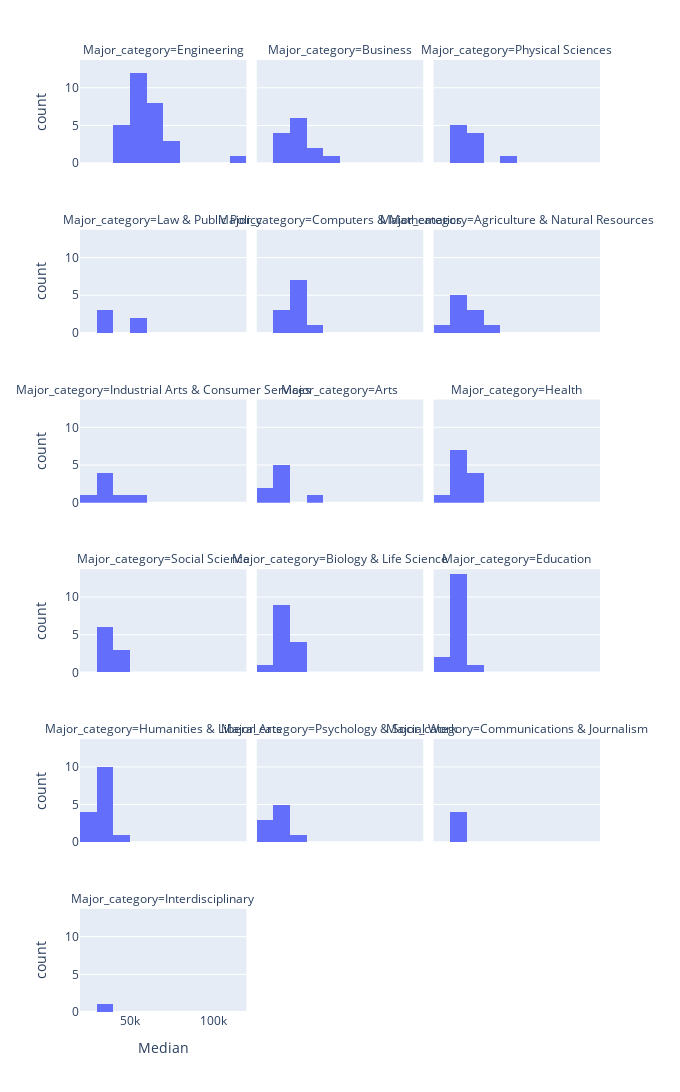

The code cell stored with this chart in its notebook:
### Code cell
#Make a histogram that explores median income for each of the major categories (facet_col).
#How did you choose your number of bins?

fig = px.histogram(DF_raw,
                  x = 'Median',
                   nbins = 15,
                  facet_col='Major_category',
                  facet_col_wrap=3)
fig.update_layout(autosize=False,
                  width=680,
                  height=1600)
                  
fig.show()

### Figure 1 — Plotly figure (JSON) as saved in the notebook; plotly's stock layout.template omitted (floating-point values rounded to 4 significant figures)
{"data": [{"alignmentgroup": "True", "bingroup": "x", "hovertemplate": "Major_category=Engineering<br>Median=%{x}<br>count=%{y}<extra></extra>", "legendgroup": "", "marker": {"color": "#636efa", "pattern": {"shape": ""}}, "name": "", "nbinsx": 15, "offsetgroup": "", "orientation": "v", "showlegend": false, "type": "histogram", "x": [110000, 75000, 73000, 70000, 65000, 65000, 60000, 60000, 60000, 60000, 60000, 60000, 58000, 57100, 57000, 56000, 54000, 52000, 52000, 50000, 50000, 50000, 50000, 50000, 46000, 44000, 40000, 40000, 40000], "xaxis": "x16", "yaxis": "y16"}, {"alignmentgroup": "True", "bingroup": "x", "hovertemplate": "Major_category=Business<br>Median=%{x}<br>count=%{y}<extra></extra>", "legendgroup": "", "marker": {"color": "#636efa", "pattern": {"shape": ""}}, "name": "", "nbinsx": 15, "offsetgroup": "", "orientation": "v", "showlegend": false, "type": "histogram", "x": [62000, 51000, 50000, 47000, 46000, 45000, 40000, 40000, 40000, 38000, 38000, 36000, 33000], "xaxis": "x17", "yaxis": "y17"}, {"alignmentgroup": "True", "bingroup": "x", "hovertemplate": "Major_category=Physical Sciences<br>Median=%{x}<br>count=%{y}<extra></extra>", "legendgroup": "", "marker": {"color": "#636efa", "pattern": {"shape": ""}}, "name": "", "nbinsx": 15, "offsetgroup": "", "orientation": "v", "showlegend": false, "type": "histogram", "x": [62000, 46000, 45000, 44700, 40000, 39000, 36200, 36000, 35000, 35000], "xaxis": "x18", "yaxis": "y18"}, {"alignmentgroup": "True", "bingroup": "x", "hovertemplate": "Major_category=Law & Public Policy<br>Median=%{x}<br>count=%{y}<extra></extra>", "legendgroup": "", "marker": {"color": "#636efa", "pattern": {"shape": ""}}, "name": "", "nbinsx": 15, "offsetgroup": "", "orientation": "v", "showlegend": false, "type": "histogram", "x": [54000, 50000, 36000, 36000, 35000], "xaxis": "x13", "yaxis": "y13"}, {"alignmentgroup": "True", "bingroup": "x", "hovertemplate": "Major_category=Computers & Mathematics<br>Median=%{x}<br>count=%{y}<extra></extra>", "legendgroup": "", "marker": {"color": "#636efa", "pattern": {"shape": ""}}, "name": "", "nbinsx": 15, "offsetgroup": "", "orientation": "v", "showlegend": false, "type": "histogram", "x": [53000, 45000, 45000, 45000, 45000, 45000, 42000, 41300, 37500, 36400, 35000], "xaxis": "x14", "yaxis": "y14"}, {"alignmentgroup": "True", "bingroup": "x", "hovertemplate": "Major_category=Agriculture & Natural Resources<br>Median=%{x}<br>count=%{y}<extra></extra>", "legendgroup": "", "marker": {"color": "#636efa", "pattern": {"shape": ""}}, "name": "", "nbinsx": 15, "offsetgroup": "", "orientation": "v", "showlegend": false, "type": "histogram", "x": [53000, 40000, 40000, 40000, 35000, 35000, 35000, 32000, 30000, 29000], "xaxis": "x15", "yaxis": "y15"}, {"alignmentgroup": "True", "bingroup": "x", "hovertemplate": "Major_category=Industrial Arts & Consumer Services<br>Median=%{x}<br>count=%{y}<extra></extra>", "legendgroup": "", "marker": {"color": "#636efa", "pattern": {"shape": ""}}, "name": "", "nbinsx": 15, "offsetgroup": "", "orientation": "v", "showlegend": false, "type": "histogram", "x": [50000, 40000, 38400, 35000, 32000, 30000, 29000], "xaxis": "x10", "yaxis": "y10"}, {"alignmentgroup": "True", "bingroup": "x", "hovertemplate": "Major_category=Arts<br>Median=%{x}<br>count=%{y}<extra></extra>", "legendgroup": "", "marker": {"color": "#636efa", "pattern": {"shape": ""}}, "name": "", "nbinsx": 15, "offsetgroup": "", "orientation": "v", "showlegend": false, "type": "histogram", "x": [50000, 35000, 32000, 31000, 30500, 30000, 29000, 27000], "xaxis": "x11", "yaxis": "y11"}, {"alignmentgroup": "True", "bingroup": "x", "hovertemplate": "Major_category=Health<br>Median=%{x}<br>count=%{y}<extra></extra>", "legendgroup": "", "marker": {"color": "#636efa", "pattern": {"shape": ""}}, "name": "", "nbinsx": 15, "offsetgroup": "", "orientation": "v", "showlegend": false, "type": "histogram", "x": [48000, 45000, 42000, 40000, 36000, 35000, 35000, 34000, 33500, 33000, 32400, 28000], "xaxis": "x12", "yaxis": "y12"}, {"alignmentgroup": "True", "bingroup": "x", "hovertemplate": "Major_category=Social Science<br>Median=%{x}<br>count=%{y}<extra></extra>", "legendgroup": "", "marker": {"color": "#636efa", "pattern": {"shape": ""}}, "name": "", "nbinsx": 15, "offsetgroup": "", "orientation": "v", "showlegend": false, "type": "histogram", "x": [47000, 40100, 40000, 38000, 38000, 35000, 33000, 33000, 32000], "xaxis": "x7", "yaxis": "y7"}, {"alignmentgroup": "True", "bingroup": "x", "hovertemplate": "Major_category=Biology & Life Science<br>Median=%{x}<br>count=%{y}<extra></extra>", "legendgroup": "", "marker": {"color": "#636efa", "pattern": {"shape": ""}}, "name": "", "nbinsx": 15, "offsetgroup": "", "orientation": "v", "showlegend": false, "type": "histogram", "x": [45000, 41000, 40000, 40000, 38000, 37400, 37000, 35600, 35000, 35000, 33500, 33400, 33000, 26000], "xaxis": "x8", "yaxis": "y8"}, {"alignmentgroup": "True", "bingroup": "x", "hovertemplate": "Major_category=Education<br>Median=%{x}<br>count=%{y}<extra></extra>", "legendgroup": "", "marker": {"color": "#636efa", "pattern": {"shape": ""}}, "name": "", "nbinsx": 15, "offsetgroup": "", "orientation": "v", "showlegend": false, "type": "histogram", "x": [41000, 35000, 34000, 34000, 34000, 34000, 33000, 33000, 32500, 32100, 32000, 32000, 31000, 30000, 28000, 22000], "xaxis": "x9", "yaxis": "y9"}, {"alignmentgroup": "True", "bingroup": "x", "hovertemplate": "Major_category=Humanities & Liberal Arts<br>Median=%{x}<br>count=%{y}<extra></extra>", "legendgroup": "", "marker": {"color": "#636efa", "pattern": {"shape": ""}}, "name": "", "nbinsx": 15, "offsetgroup": "", "orientation": "v", "showlegend": false, "type": "histogram", "x": [40000, 35000, 34000, 34000, 34000, 33000, 32200, 32000, 32000, 31000, 30000, 29000, 28000, 27500, 27000], "xaxis": "x4", "yaxis": "y4"}, {"alignmentgroup": "True", "bingroup": "x", "hovertemplate": "Major_category=Psychology & Social Work<br>Median=%{x}<br>count=%{y}<extra></extra>", "legendgroup": "", "marker": {"color": "#636efa", "pattern": {"shape": ""}}, "name": "", "nbinsx": 15, "offsetgroup": "", "orientation": "v", "showlegend": false, "type": "histogram", "x": [40000, 36000, 31500, 30000, 30000, 30000, 25000, 25000, 23400], "xaxis": "x5", "yaxis": "y5"}, {"alignmentgroup": "True", "bingroup": "x", "hovertemplate": "Major_category=Communications & Journalism<br>Median=%{x}<br>count=%{y}<extra></extra>", "legendgroup": "", "marker": {"color": "#636efa", "pattern": {"shape": ""}}, "name": "", "nbinsx": 15, "offsetgroup": "", "orientation": "v", "showlegend": false, "type": "histogram", "x": [35000, 35000, 35000, 33000], "xaxis": "x6", "yaxis": "y6"}, {"alignmentgroup": "True", "bingroup": "x", "hovertemplate": "Major_category=Interdisciplinary<br>Median=%{x}<br>count=%{y}<extra></extra>", "legendgroup": "", "marker": {"color": "#636efa", "pattern": {"shape": ""}}, "name": "", "nbinsx": 15, "offsetgroup": "", "orientation": "v", "showlegend": false, "type": "histogram", "x": [35000], "xaxis": "x", "yaxis": "y"}], "layout": {"annotations": [{"font": {}, "showarrow": false, "text": "Major_category=Interdisciplinary", "x": 0.16, "xanchor": "center", "xref": "paper", "y": 0.1083, "yanchor": "bottom", "yref": "paper"}, {"font": {}, "showarrow": false, "text": "Major_category=Humanities & Liberal Arts", "x": 0.16, "xanchor": "center", "xref": "paper", "y": 0.2867, "yanchor": "bottom", "yref": "paper"}, {"font": {}, "showarrow": false, "text": "Major_category=Psychology & Social Work", "x": 0.5, "xanchor": "center", "xref": "paper", "y": 0.2867, "yanchor": "bottom", "yref": "paper"}, {"font": {}, "showarrow": false, "text": "Major_category=Communications & Journalism", "x": 0.84, "xanchor": "center", "xref": "paper", "y": 0.2867, "yanchor": "bottom", "yref": "paper"}, {"font": {}, "showarrow": false, "text": "Major_category=Social Science", "x": 0.16, "xanchor": "center", "xref": "paper", "y": 0.465, "yanchor": "bottom", "yref": "paper"}, {"font": {}, "showarrow": false, "text": "Major_category=Biology & Life Science", "x": 0.5, "xanchor": "center", "xref": "paper", "y": 0.465, "yanchor": "bottom", "yref": "paper"}, {"font": {}, "showarrow": false, "text": "Major_category=Education", "x": 0.84, "xanchor": "center", "xref": "paper", "y": 0.465, "yanchor": "bottom", "yref": "paper"}, {"font": {}, "showarrow": false, "text": "Major_category=Industrial Arts & Consumer Services", "x": 0.16, "xanchor": "center", "xref": "paper", "y": 0.6433, "yanchor": "bottom", "yref": "paper"}, {"font": {}, "showarrow": false, "text": "Major_category=Arts", "x": 0.5, "xanchor": "center", "xref": "paper", "y": 0.6433, "yanchor": "bottom", "yref": "paper"}, {"font": {}, "showarrow": false, "text": "Major_category=Health", "x": 0.84, "xanchor": "center", "xref": "paper", "y": 0.6433, "yanchor": "bottom", "yref": "paper"}, {"font": {}, "showarrow": false, "text": "Major_category=Law & Public Policy", "x": 0.16, "xanchor": "center", "xref": "paper", "y": 0.8217, "yanchor": "bottom", "yref": "paper"}, {"font": {}, "showarrow": false, "text": "Major_category=Computers & Mathematics", "x": 0.5, "xanchor": "center", "xref": "paper", "y": 0.8217, "yanchor": "bottom", "yref": "paper"}, {"font": {}, "showarrow": false, "text": "Major_category=Agriculture & Natural Resources", "x": 0.84, "xanchor": "center", "xref": "paper", "y": 0.8217, "yanchor": "bottom", "yref": "paper"}, {"font": {}, "showarrow": false, "text": "Major_category=Engineering", "x": 0.16, "xanchor": "center", "xref": "paper", "y": 1.0, "yanchor": "bottom", "yref": "paper"}, {"font": {}, "showarrow": false, "text": "Major_category=Business", "x": 0.5, "xanchor": "center", "xref": "paper", "y": 1.0, "yanchor": "bottom", "yref": "paper"}, {"font": {}, "showarrow": false, "text": "Major_category=Physical Sciences", "x": 0.84, "xanchor": "center", "xref": "paper", "y": 1.0, "yanchor": "bottom", "yref": "paper"}], "autosize": false, "barmode": "relative", "height": 1600, "legend": {"tracegroupgap": 0}, "margin": {"t": 60}, "width": 680, "xaxis": {"anchor": "y", "autorange": true, "domain": [0, 0.32], "range": [20000.0, 120000.0], "title": {"text": "Median"}, "type": "linear"}, "xaxis10": {"anchor": "y10", "autorange": true, "domain": [0, 0.32], "matches": "x", "range": [20000.0, 120000.0], "showticklabels": false, "type": "linear"}, "xaxis11": {"anchor": "y11", "autorange": true, "domain": [0.34, 0.66], "matches": "x", "range": [20000.0, 120000.0], "showticklabels": false, "type": "linear"}, "xaxis12": {"anchor": "y12", "autorange": true, "domain": [0.68, 1.0], "matches": "x", "range": [20000.0, 120000.0], "showticklabels": false, "type": "linear"}, "xaxis13": {"anchor": "y13", "autorange": true, "domain": [0, 0.32], "matches": "x", "range": [20000.0, 120000.0], "showticklabels": false, "type": "linear"}, "xaxis14": {"anchor": "y14", "autorange": true, "domain": [0.34, 0.66], "matches": "x", "range": [20000.0, 120000.0], "showticklabels": false, "type": "linear"}, "xaxis15": {"anchor": "y15", "autorange": true, "domain": [0.68, 1.0], "matches": "x", "range": [20000.0, 120000.0], "showticklabels": false, "type": "linear"}, "xaxis16": {"anchor": "y16", "autorange": true, "domain": [0, 0.32], "matches": "x", "range": [20000.0, 120000.0], "showticklabels": false, "type": "linear"}, "xaxis17": {"anchor": "y17", "autorange": true, "domain": [0.34, 0.66], "matches": "x", "range": [20000.0, 120000.0], "showticklabels": false, "type": "linear"}, "xaxis18": {"anchor": "y18", "autorange": true, "domain": [0.68, 1.0], "matches": "x", "range": [20000.0, 120000.0], "showticklabels": false, "type": "linear"}, "xaxis2": {"anchor": "y2", "domain": [0.34, 0.66], "matches": "x", "title": {"text": "Median"}}, "xaxis3": {"anchor": "y3", "domain": [0.68, 1.0], "matches": "x", "title": {"text": "Median"}}, "xaxis4": {"anchor": "y4", "autorange": true, "domain": [0, 0.32], "matches": "x", "range": [20000.0, 120000.0], "showticklabels": false, "type": "linear"}, "xaxis5": {"anchor": "y5", "autorange": true, "domain": [0.34, 0.66], "matches": "x", "range": [20000.0, 120000.0], "showticklabels": false, "type": "linear"}, "xaxis6": {"anchor": "y6", "autorange": true, "domain": [0.68, 1.0], "matches": "x", "range": [20000.0, 120000.0], "showticklabels": false, "type": "linear"}, "xaxis7": {"anchor": "y7", "autorange": true, "domain": [0, 0.32], "matches": "x", "range": [20000.0, 120000.0], "showticklabels": false, "type": "linear"}, "xaxis8": {"anchor": "y8", "autorange": true, "domain": [0.34, 0.66], "matches": "x", "range": [20000.0, 120000.0], "showticklabels": false, "type": "linear"}, "xaxis9": {"anchor": "y9", "autorange": true, "domain": [0.68, 1.0], "matches": "x", "range": [20000.0, 120000.0], "showticklabels": false, "type": "linear"}, "yaxis": {"anchor": "x", "autorange": true, "domain": [0, 0.1083], "range": [0, 13.68], "title": {"text": "count"}}, "yaxis10": {"anchor": "x10", "autorange": true, "domain": [0.535, 0.6433], "matches": "y", "range": [0, 13.68], "title": {"text": "count"}}, "yaxis11": {"anchor": "x11", "autorange": true, "domain": [0.535, 0.6433], "matches": "y", "range": [0, 13.68], "showticklabels": false}, "yaxis12": {"anchor": "x12", "autorange": true, "domain": [0.535, 0.6433], "matches": "y", "range": [0, 13.68], "showticklabels": false}, "yaxis13": {"anchor": "x13", "autorange": true, "domain": [0.7133, 0.8217], "matches": "y", "range": [0, 13.68], "title": {"text": "count"}}, "yaxis14": {"anchor": "x14", "autorange": true, "domain": [0.7133, 0.8217], "matches": "y", "range": [0, 13.68], "showticklabels": false}, "yaxis15": {"anchor": "x15", "autorange": true, "domain": [0.7133, 0.8217], "matches": "y", "range": [0, 13.68], "showticklabels": false}, "yaxis16": {"anchor": "x16", "autorange": true, "domain": [0.8917, 1.0], "matches": "y", "range": [0, 13.68], "title": {"text": "count"}}, "yaxis17": {"anchor": "x17", "autorange": true, "domain": [0.8917, 1.0], "matches": "y", "range": [0, 13.68], "showticklabels": false}, "yaxis18": {"anchor": "x18", "autorange": true, "domain": [0.8917, 1.0], "matches": "y", "range": [0, 13.68], "showticklabels": false}, "yaxis2": {"anchor": "x2", "domain": [0, 0.1083], "matches": "y", "showticklabels": false}, "yaxis3": {"anchor": "x3", "domain": [0, 0.1083], "matches": "y", "showticklabels": false}, "yaxis4": {"anchor": "x4", "autorange": true, "domain": [0.1783, 0.2867], "matches": "y", "range": [0, 13.68], "title": {"text": "count"}}, "yaxis5": {"anchor": "x5", "autorange": true, "domain": [0.1783, 0.2867], "matches": "y", "range": [0, 13.68], "showticklabels": false}, "yaxis6": {"anchor": "x6", "autorange": true, "domain": [0.1783, 0.2867], "matches": "y", "range": [0, 13.68], "showticklabels": false}, "yaxis7": {"anchor": "x7", "autorange": true, "domain": [0.3567, 0.465], "matches": "y", "range": [0, 13.68], "title": {"text": "count"}}, "yaxis8": {"anchor": "x8", "autorange": true, "domain": [0.3567, 0.465], "matches": "y", "range": [0, 13.68], "showticklabels": false}, "yaxis9": {"anchor": "x9", "autorange": true, "domain": [0.3567, 0.465], "matches": "y", "range": [0, 13.68], "showticklabels": false}}}
